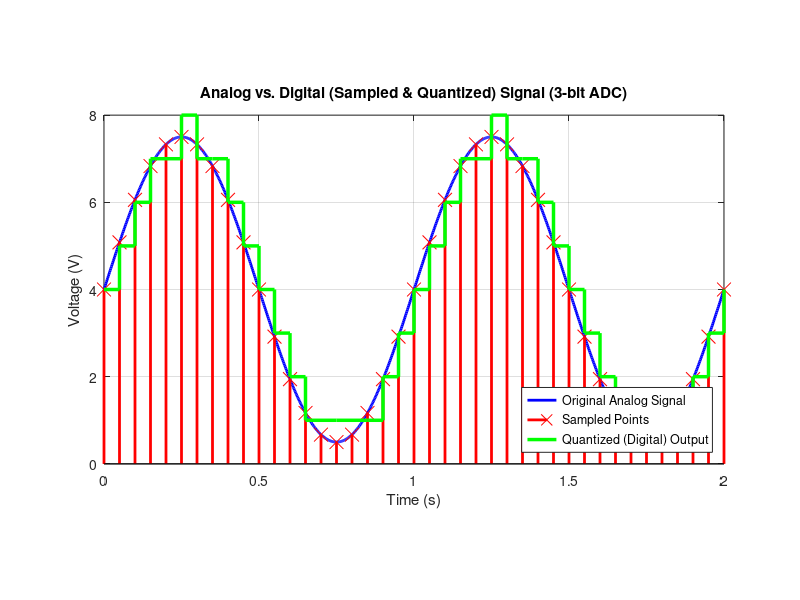

The MATLAB source for this figure:
% --- 1. Define Parameters ---
clear; clc; close all;

% ADC Parameters
n_bits = 3;           % Number of bits (e.g., a 3-bit ADC)
V_min = 0;            % Minimum voltage of the ADC
V_max = 8;            % Maximum voltage of the ADC (Full-Scale)
V_FSR = V_max - V_min;  % Full-Scale Range

% Analog Signal Parameters
f_analog = 1;         % 1 Hz (Input signal frequency)
A = 3.5;              % Amplitude (Set to 3.5V)
DC_offset = 4.0;      % DC Offset (Set to 4.0V)
% This creates a signal that swings from 0.5V to 7.5V, 
% fitting nicely inside our 0V-8V ADC range.

% Sampling Parameters
Fs = 20;              % 20 Hz (Sampling frequency, Fs > 2*f_analog)
T_duration = 2;       % Show 2 seconds of the signal

% --- 2. Calculate "High-Resolution" Analog Signal ---
% We simulate "continuous time" by using many points
t_analog = linspace(0, T_duration, 1000); 
v_analog = A * sin(2 * pi * f_analog * t_analog) + DC_offset;

% --- 3. Perform Sampling ---
% This is the discrete time vector for the ADC's clock
t_digital = 0 : 1/Fs : T_duration;
v_sampled = A * sin(2 * pi * f_analog * t_digital) + DC_offset;

% --- 4. Perform Quantization ---
num_levels = 2^n_bits;
LSB = V_FSR / num_levels; % LSB = 8V / 2^3 = 1.0V

% Quantize: Divide by LSB, round to the nearest integer, then multiply by LSB
v_quantized = round(v_sampled / LSB) * LSB;

% --- 5. Plot the Signals ---
figure; % Create a new figure window

% Plot the original analog signal as a smooth blue line
plot(t_analog, v_analog, 'b-', 'LineWidth', 2);
hold on; % Hold the plot to add more lines

% Plot the sampled points as red 'x' marks
stem(t_digital, v_sampled, 'rx', 'MarkerSize', 10, 'LineWidth', 2);

% Plot the quantized "digital" signal using a "stairs" plot
% This simulates the Zero-Order Hold (ZOH) output of a DAC
stairs(t_digital, v_quantized, 'g-', 'LineWidth', 2.5);

% --- 6. Format the Plot ---
hold off;
title(['Analog vs. Digital (Sampled & Quantized) Signal (' num2str(n_bits) '-bit ADC)']);
xlabel('Time (s)');
ylabel('Voltage (V)');
legend('Original Analog Signal', 'Sampled Points', 'Quantized (Digital) Output', 'Location', 'southeast');
grid on;
ylim([V_min V_max]); % Set y-axis to match the ADC's FSR

% --- 7. Set 16:9 Aspect Ratio ---
% This command sets the plot box's aspect ratio
pbaspect([16 9 1]);